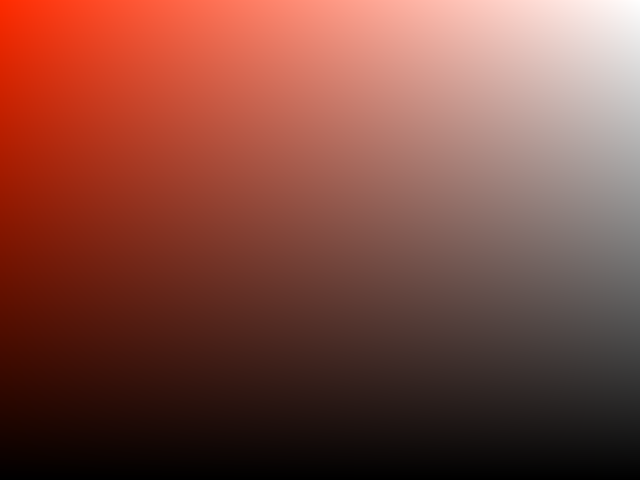
Frame 1 (no input)
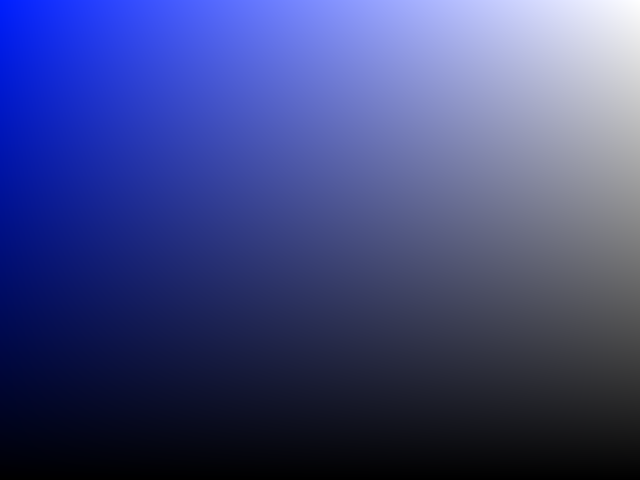
Frame 60 (the mouse pressed at the canvas centre just before this capture)
Frame 120 (the mouse held since frame 60 and released just before this capture): identical to frame 60, image omitted

The Processing sketch that drew these frames (run headless with seeded random() and noise(); from frame 60 on, the mouse is pressed at the canvas centre):

// Processing sketch: m02_ex04_spectre
// ── m02_ex04_spectre.pde
void setup() {
	size(640,480);
	colorMode(HSB,360,100,100);
	spectre(10);
}

void draw() {
}

void mousePressed() {
	spectre(random(g.colorModeX));
}

void spectre(float hue) {
	if(hue < 0) hue = g.colorModeX - hue;
	if(hue > g.colorModeX ) hue = hue - g.colorModeX;
	int x = 0;
	int y = 0;
	while(x < width) {
		y = 0;
		while(y < height) {
			float sat = map(x,0,width,100,0);
			float bright = map(y,0,height,100,0);
			int c = color(hue,sat,bright);
			set(x,y,c);
			y++;
		}
		x++;
	}
}
